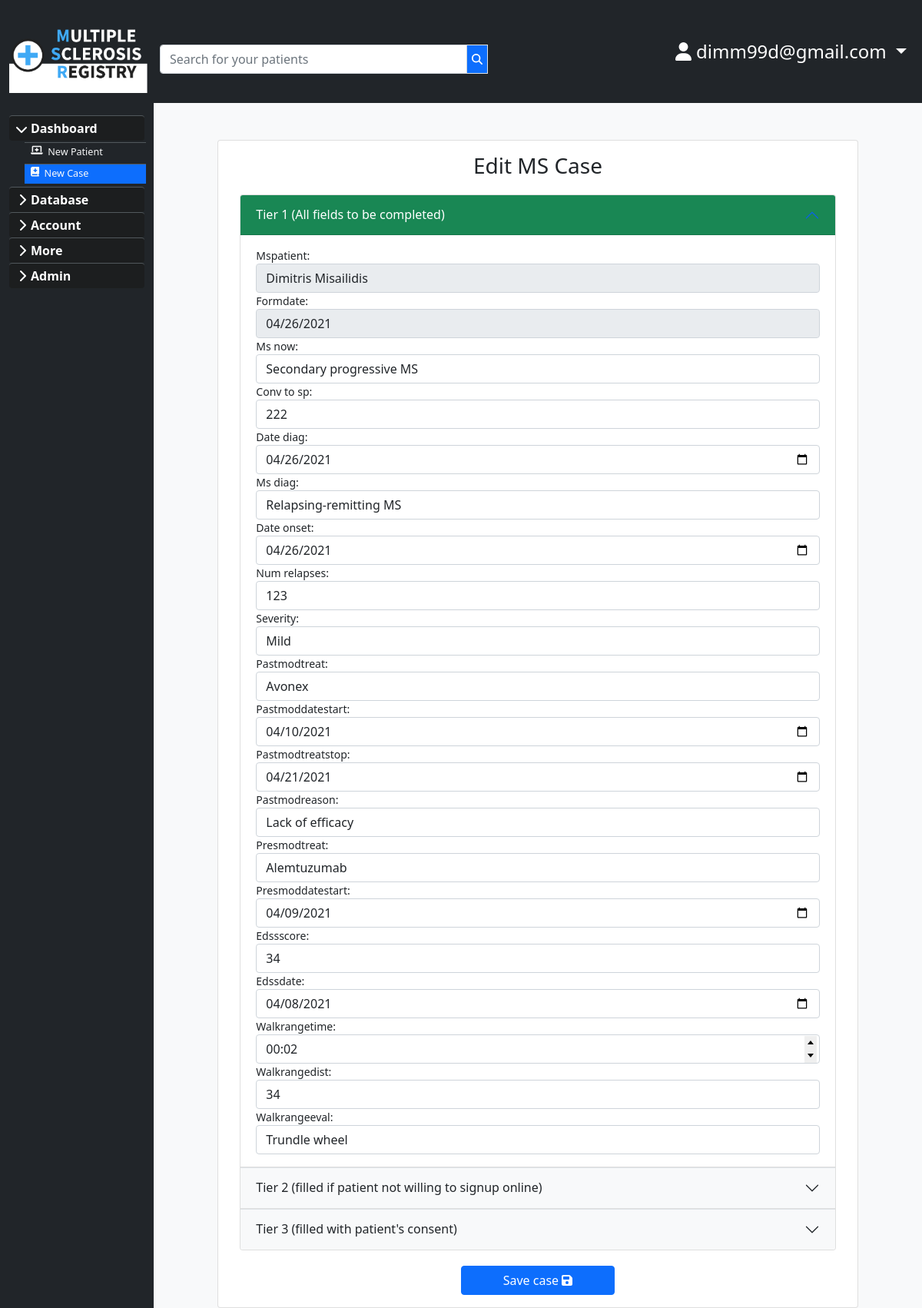
Screenshot of /caseform/update/2 (signed in) with the database file from the repository.
### users/models.py (models this page shows, shortened)
class User(AbstractBaseUser, PermissionsMixin):
    email = models.EmailField(max_length=254, unique=True)
    is_staff = models.BooleanField(default=False)
    is_superuser = models.BooleanField(default=False)
    is_active = models.BooleanField(default=True)
    last_login = models.DateTimeField(null=True, blank=True)
    date_joined = models.DateTimeField(auto_now_add=True)
    name = models.CharField(max_length=25, null=True, blank=True)
    surname = models.CharField(max_length=25, null=True, blank=True)
    USERNAME_FIELD = 'email'
    EMAIL_FIELD = 'email'
    REQUIRED_FIELDS = ['name','surname']
    objects = UserManager()

### main/models.py (models this page shows, shortened)
class Mscase(models.Model):
    ms_choices=(
        ('RR','Relapsing-remitting MS'),
        ('SP','Secondary progressive MS'),
        ('PP','Primary progressive MS'),
        ('Other','Other'),
    )
    severity_choices=(
        ('Mild','Mild'),
        ('Moderate','Moderate'),
        ('Severe','Severe'),
    )
    modtreat_choices=(
        ('Alemtuzumab','Alemtuzumab'),
        ('Avonex','Avonex'),
        ('Betaferon','Betaferon'),
        ('Copaxone','Copaxone'),
        ('Extavia','Extavia'),
        ('Fingolimod','Fingolimod'),
        ('Mitoxantrone','Mitoxantrone'),
        ('Natalizumab','Natalizumab'),
        ('Ocrelizumab','Ocrelizumab'),
        ('Rebif','Rebif'),
        ('Tecfidera','Tecfidera'),
        ('Teriflunomide','Teriflunomide'),
        ('None','None'),
    )
    pastmodreason_choices=(
        ('Lack of efficacy','Lack of efficacy'),
        ('Side Effects','Side Effects'),
        ('Other','Other'),
    )
    evaluation_choices=(
        ('Self-estimated','Self-estimated'),
        ('Trundle wheel','Trundle wheel'),
        ('Treadmill','Treadmill'),
    )
    onsetlocal_choices=(
        ('Spinal','Spinal'),
        ('Cortex','Cortex'),
        ('Visual','Visual'),
        ('Cerebellar/brainstem','Cerebellar/brainstem'),
    )
    onsetsympt_choices=(
        ('Vision','Vision'),
        ('Motor','Motor'),
        ('Sensory','Sensory'),
        ('Coordination','Coordination'),
        ('Bowel/Bladder','Bowel/Bladder'),
        ('Fatigue','Fatigue'),
        ('Cognitive','Cognitive'),
        ('Encephalopathy','Encephalopathy'),
        ('Other','Other'),
    )
    yes_no=(
        ('Yes','Yes'),
        ('No','No')
    )
    mspatient = models.ForeignKey(Mspatient, null=True, on_delete= models.CASCADE)
    formdate = models.DateField()
    studyid = models.AutoField(primary_key=True)
    ms_now = models.CharField(max_length=10,choices=ms_choices)
    conv_to_sp=models.CharField(max_length=20)
    date_diag=models.DateField()
    ms_diag= models.CharField(max_length=10,choices=ms_choices)
    date_onset=models.DateField()
    num_relapses=IntegerField()
    severity=models.CharField(max_length=10,choices=severity_choices)
    pastmodtreat=models.CharField(max_length=20,choices=modtreat_choices)
    pastmoddatestart=models.DateField()
    pastmodtreatstop=models.DateField()
    pastmodreason= models.CharField(max_length=20,choices=pastmodreason_choices)
    presmodtreat=models.CharField(max_length=20,choices=modtreat_choices)
    presmoddatestart=models.DateField()
    edssscore=IntegerField()
    edssdate=DateField()
    walkrangetime=CharField(max_length=5)
    walkrangedist=IntegerField()
    walkrangeeval=models.CharField(max_length=20,choices=evaluation_choices)
    pregnant=models.CharField(max_length=20,choices=yes_no,null=True,blank=True)
    smoker=models.CharField(max_length=20,choices=yes_no,null=True,blank=True)
    cigperday=IntegerField(null=True,blank=True)
    smokersince=IntegerField(null=True,blank=True)
    onsetlocal = models.CharField(max_length=30,choices=onsetlocal_choices,null=True,blank=True)
    onsetsympt = models.CharField(max_length=30,choices=onsetsympt_choices,null=True,blank=True)
    comorbidities=models.CharField(max_length=20,choices=yes_no,null=True,blank=True)
    ethnicity=models.CharField(max_length=20,null=True,blank=True)
    age=IntegerField(null=True,blank=True)
    race=models.CharField(max_length=20,null=True,blank=True)
    personcompleting=models.ForeignKey(User,editable=False, null=True, on_delete= models.CASCADE)

### main/decorators.py (the view)
        def wrapper_func(request,**kwargs):
            group=None
            if request.user.groups.exists():
                group=request.user.groups.all()[0].name
            if group in allowed_roles:
                return view_func(request,**kwargs)
            else:
                return redirect('/')
            return view_func(request,**kwargs)

### main/models.py (called while the page is built)
    def __str__(self):
        return '%s %s' % (self.name,self.surname)

### main/templatetags/hasgroup.py (called while the page is built)
@register.filter(name='has_group')
def has_group(user, group_name):
    group = Group.objects.get(name=group_name)
    return True if group in user.groups.all() else False

### main/views.py (called while the page is built, shortened)
@allowed_users(allowed_roles=['admin','doctor'])
def updateCase(request, sid):
    mscase=Mscase.objects.get(studyid=sid)
    form=MscaseForm(request.user,instance=mscase)
    context={'form':form}
    return render(request,'main/caseeditform.html',context)

### main/templates/main/caseeditform.html (shortened to what this page needs)
{% extends 'main/main_template.html' %}
{% load static %}
{% block content %}
<div class="row">
  {% include 'main/sidebar.html' %}
  <div class="asbcontent col-md-10 col-sm-12 ">
    <div class="row justify-content-center">
      <div class="card mt-5 col-sm-12 col-md-10 justify-content-center">
        <div class="card-body">
          <h3 class="card-title text-center">Edit {{mscase.studyid}} MS Case</h3>
          <div class="card-text">
            <div class="form-group asbcontent col-md-12 justify-content-center">
                <form method="POST" class="needs-validation" id="createcase" novalidate>
                    <div class="accordion accordion" id="accordionForm">
                        <div class="accordion-item">
                          <h2 class="accordion-header" id="headingOne">
                            <button class="accordion-button bg-success text-white" id="t1title" type="button" data-bs-toggle="collapse" data-bs-target="#collapseOne" aria-expanded="true" aria-controls="collapseOne">
                                Tier 1 (All fields to be completed)
                            </button>
                          </h2>
                          <div id="collapseOne" class="accordion-collapse collapse show" aria-labelledby="headingOne" data-bs-parent="#accordionForm">
                            <div class="accordion-body">
                                <div class="tier1" id="tier1" >
                                    {{form.mspatient.label_tag}}
                                    {{form.mspatient}}
                                    {{form.formdate.label_tag}}
                                    {{form.formdate}}
                                    {{form.ms_now.label_tag}}
                                    {{form.ms_now}}
                                    {{form.conv_to_sp.label_tag}}
                                    {{form.conv_to_sp}}
                                    {{form.date_diag.label_tag}}
                                    {{form.date_diag}}
                                    {{form.ms_diag.label_tag}}
                                    {{form.ms_diag}}
                                    {{form.date_onset.label_tag}}
                                    {{form.date_onset}}
                                    {{form.num_relapses.label_tag}}
                                    {{form.num_relapses}}
                                    {{form.severity.label_tag}}
                                    {{form.severity}}
                                    {{form.pastmodtreat.label_tag}}
                                    {{form.pastmodtreat}}
                                    {{form.pastmoddatestart.label_tag}}
                                    {{form.pastmoddatestart}}
                                    {{form.pastmodtreatstop.label_tag}}
                                    {{form.pastmodtreatstop}}
                                    {{form.pastmodreason.label_tag}}
                                    {{form.pastmodreason}}
                                    {{form.presmodtreat.label_tag}}
                                    {{form.presmodtreat}}
                                    {{form.presmoddatestart.label_tag}}
                                    {{form.presmoddatestart}}
                                    {{form.edssscore.label_tag}}
                                    {{form.edssscore}}
                                    {{form.edssdate.label_tag}}
                                    {{form.edssdate}}
                                    {{form.walkrangetime.label_tag}}
                                    {{form.walkrangetime}}
                                    {{form.walkrangedist.label_tag}}
                                    {{form.walkrangedist}}
                                    {{form.walkrangeeval.label_tag}}
                                    {{form.walkrangeeval}}
                                </div>
                            </div>
                          </div>
                        </div>
                        <div class="accordion-item">
                          <h2 class="accordion-header" id="headingTwo">
                            <button class="accordion-button collapsed bg-light border-top text-dark" type="button" data-bs-toggle="collapse" data-bs-target="#collapseTwo" aria-expanded="false" aria-controls="collapseTwo">
                                Tier 2 (filled if patient not willing to signup online)
                            </button>
                          </h2>
                        </div>
                        <div class="accordion-item">
                          <h2 class="accordion-header" id="headingThree">
                            <button class="accordion-button collapsed bg-light border-top text-dark" type="button" data-bs-toggle="collapse" data-bs-target="#collapseThree" aria-expanded="false" aria-controls="collapseThree">
                              Tier 3 (filled with patient's consent)
                            </button>
                          </h2>
                        </div>
                      </div>
                <div class="row justify-content-center">
                    <button class=" col-sm-12 col-md-3 btn btn-primary fs-6" type="submit" name="submit">Save case <i class="fas fa-save"></i></button>
                </div>
                </form>
              </div>
            </div>
          </div>
        </div>
    </div>
  </div>
</div>
{% endblock %}

### main/templates/main/navbar.html (shortened to what this page needs)
{% load static %}
<div class="row">
  <nav class="navbar navbar-expand-md bg-dark navbar-dark ">
    <div class="col-2" id="headernav">
      <div class="navbar-header">
        <a class=" navbar-brand d-block " href="{% url 'main:homepage' %}">
          <img class="main-icon" src="{% static 'main/brand.png' %}" alt="">
        </a>
      </div>
    </div>
      {% if user.is_authenticated %}
      <div class="col-10" id="navitems">
      <div class="collapse navbar-collapse bg-dark b-0 " id="navbarcollapse">
        <div id="navsearch">
          {% include 'main/search.html' %}
        </div>
        <ul class="nav navbar-nav ms-auto">
          <li class="nav-item dropdown">
            <a  class="fs-4 nav-link dropdown-toggle text-white" href="#" id="userdropdown" role="button" data-bs-toggle="dropdown" aria-haspopup="true" aria-expanded="false">
              <i class="fas fa-user"></i> {{ user.email }}
            </a>
          </li>
        </ul>
      </div>
      </div>
      {% endif %}
    </div>
</div>

### main/static/main/styling.css (style rules this page uses)
.navbar { background: #e7e7e7; }
.main-icon { object-fit: contain; width: 9em; height:auto; }
html,body { height: 100%; overflow: auto; margin-left: calc(100vw - 100%); margin-right: 0; }
form { padding-top: 10px; font-size: 14px; margin-top: 10px; }
.card-title { font-weight:300; }
.btn { font-size: 14px; margin-top:20px; }
.form-control.html-duration-picker.pickerStyles { text-align:left !important; }

### main/static/main/sidebar.css (style rules this page uses)
.dropdown-toggle { outline: 0; }

### rows the page displays
User: email "dimm99d@gmail.com"
Mscase: mspatient "Dimitris Misailidis", formdate "04/26/2021", ms_now "Secondary progressive MS", conv_to_sp "222", date_diag "04/26/2021", ms_diag "Relapsing-remitting MS", date_onset "04/26/2021", num_relapses "123", severity "Mild", pastmodtreat "Avonex", pastmoddatestart "04/10/2021", pastmodtreatstop "04/21/2021", pastmodreason "Lack of efficacy", presmodtreat "Alemtuzumab", presmoddatestart "04/09/2021", edssscore "34", edssdate "04/08/2021", walkrangetime "00:02", walkrangedist "34", walkrangeeval "Trundle wheel"
